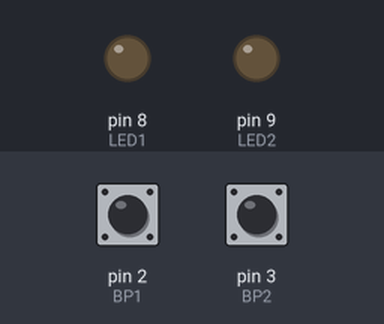
The sketch below on a simulated Arduino Uno, built with avr-gcc and run on an emulated ATmega328P. Shown: output pins drawn as LEDs (lit = HIGH). The test bench sets the inputs (shaded band); at power-on: pin 2 (BP1) HIGH, pin 3 (BP2) HIGH.

Above: at 1.2 s.
1.3 s: pin 2 (BP1) pulled LOW for 0.15 s
At 1.7 s:
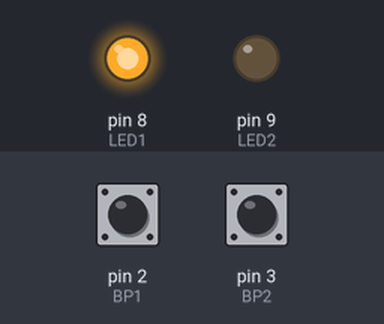
2.9 s: pin 3 (BP2) pulled LOW for 0.15 s
At 4.1 s:
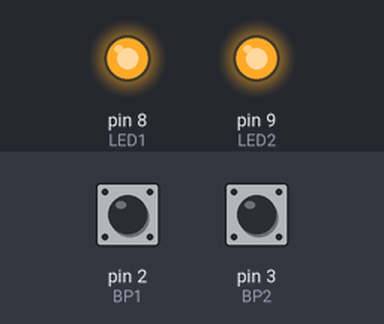
4.5 s: pin 2 (BP1) pulled LOW for 1 s
At 5.4 s:
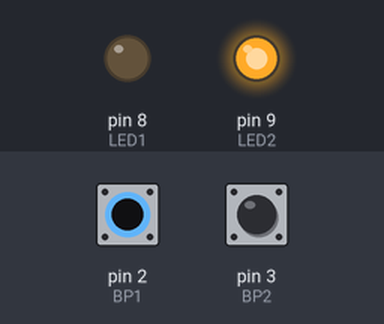
7.0 s: pin 2 (BP1) pulled LOW for 3.2 s
At 7.3 s:
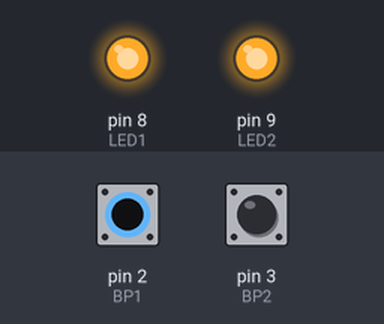
11.7 s: pin 3 (BP2) pulled LOW for 1 s
At 12.1 s:
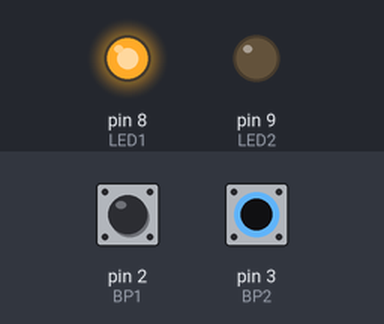
Timing chart, 0 to 14.7 s (numbered marks = the images above; inputs shaded):
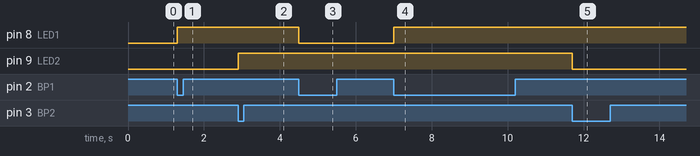

Measured:
- after the input at 1.3 s, pin 8 (LED1): LOW → HIGH at once
- after the input at 2.9 s, pin 9 (LED2): LOW → HIGH at once
- after the input at 4.5 s, pin 8 (LED1): HIGH → LOW at once
- after the input at 7.0 s, pin 8 (LED1): LOW → HIGH at once
- after the input at 11.7 s, pin 9 (LED2): HIGH → LOW at once

The sketch:

interruption1.ino
```cpp
#define   BP1  2
#define   BP2  3
#define   LED1  8
#define   LED2  9
volatile boolean LED1_STATE=false, LED2_STATE=false;
void setup() {
     pinMode(BP1,INPUT_PULLUP);
     pinMode(BP2,INPUT_PULLUP);
     pinMode(LED1,OUTPUT);
     pinMode(LED2,OUTPUT);
     digitalWrite(LED1,LED1_STATE);
     digitalWrite(LED2,LED2_STATE);
     bitSet(EIFR,INTF0);  // baisser le drapeau de INT0
     bitSet(EIFR,INTF1);  // baisser le drapeau de INT1
     attachInterrupt(0,led1_isr, FALLING);
     attachInterrupt(1,led2_isr, FALLING);
}
void loop() { }
void led1_isr(){
    LED1_STATE = !LED1_STATE;
    digitalWrite(LED1,LED1_STATE);
}
void led2_isr(){
    LED2_STATE = !LED2_STATE;
    digitalWrite(LED2,LED2_STATE);
}
```
